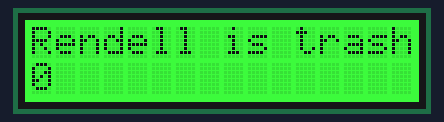
Recording of a sketch running on a simulated Arduino Uno, built with avr-gcc and run on an emulated ATmega328P. Shown: 16×2 character LCD.

Above: at 0.3 s.
At 4.3 s:
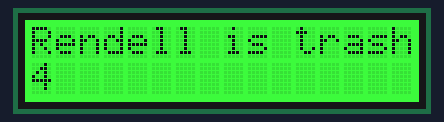
At 9.3 s:
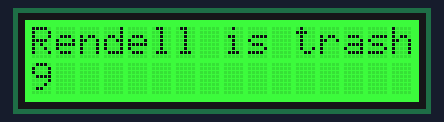
At 19.4 s:
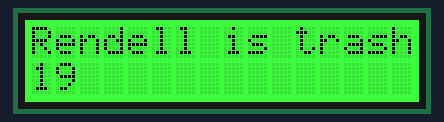
At 28.4 s:
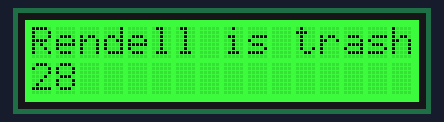
At 38.4 s:
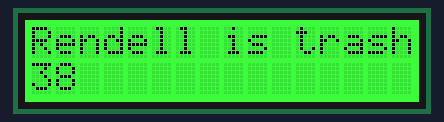

Measured:
- what the display in image 0 shows lasts 1.0 s, from 0.3 s to 1.3 s

The sketch:

test2.ino
```cpp
#include "rgb_lcd.h"

rgb_lcd lcd;

const int colorR = 0;
const int colorG = 255;
const int colorB = 0;

void setup()
{
// set up the LCD's number of columns and rows:
lcd.begin(16, 2);

lcd.setRGB(colorR, colorG, colorB);
// Print a message to the LCD.
lcd.print("Rendell is trash");

delay(200);
}

void loop()
{

lcd.setCursor(0, 1);
// print the number of seconds since reset:
lcd.print(millis()/1000);

delay(1000);
}

void Clear()
{

}
```
